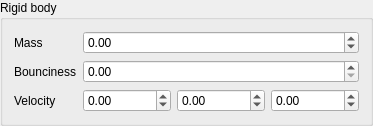
<?xml version="1.0" encoding="UTF-8"?>
<ui version="4.0">
 <class>RigidBodyComp</class>
 <widget class="ComponentGroup&lt;Raz::RigidBody&gt;" name="RigidBodyComp">
  <property name="windowTitle">
   <string>Rigid body</string>
  </property>
  <property name="title">
   <string>Rigid body</string>
  </property>
  <layout class="QFormLayout" name="rigidBodyLayout">
   <item row="0" column="0">
    <widget class="QLabel" name="massLabel">
     <property name="text">
      <string>Mass</string>
     </property>
    </widget>
   </item>
   <item row="0" column="1">
    <widget class="ValuePicker" name="mass">
     <property name="minimum">
      <double>-340282346638528859811704183484516925440.000000000000000</double>
     </property>
     <property name="maximum">
      <double>340282346638528859811704183484516925440.000000000000000</double>
     </property>
     <property name="singleStep">
      <double>1.000000000000000</double>
     </property>
    </widget>
   </item>
   <item row="1" column="0">
    <widget class="QLabel" name="bouncinessLabel">
     <property name="text">
      <string>Bounciness</string>
     </property>
    </widget>
   </item>
   <item row="1" column="1">
    <widget class="ValuePicker" name="bounciness">
     <property name="maximum">
      <double>1.000000000000000</double>
     </property>
     <property name="singleStep">
      <double>0.050000000000000</double>
     </property>
    </widget>
   </item>
   <item row="2" column="0">
    <widget class="QLabel" name="velocityLabel">
     <property name="text">
      <string>Velocity</string>
     </property>
    </widget>
   </item>
   <item row="2" column="1">
    <layout class="QHBoxLayout" name="velocityLayout">
     <item>
      <widget class="ValuePicker" name="velocityX">
       <property name="minimum">
        <double>-340282346638528859811704183484516925440.000000000000000</double>
       </property>
       <property name="maximum">
        <double>340282346638528859811704183484516925440.000000000000000</double>
       </property>
      </widget>
     </item>
     <item>
      <widget class="ValuePicker" name="velocityY">
       <property name="minimum">
        <double>-340282346638528859811704183484516925440.000000000000000</double>
       </property>
       <property name="maximum">
        <double>340282346638528859811704183484516925440.000000000000000</double>
       </property>
      </widget>
     </item>
     <item>
      <widget class="ValuePicker" name="velocityZ">
       <property name="minimum">
        <double>-340282346638528859811704183484516925440.000000000000000</double>
       </property>
       <property name="maximum">
        <double>340282346638528859811704183484516925440.000000000000000</double>
       </property>
      </widget>
     </item>
    </layout>
   </item>
  </layout>
 </widget>
 <customwidgets>
  <customwidget>
   <class>ComponentGroup&lt;Raz::RigidBody&gt;</class>
   <extends>QGroupBox</extends>
   <header>RaZor/Interface/ComponentGroup.hpp</header>
  </customwidget>
  <customwidget>
   <class>ValuePicker</class>
   <extends>QDoubleSpinBox</extends>
   <header>RaZor/Interface/ValuePicker.hpp</header>
  </customwidget>
 </customwidgets>
 <resources/>
 <connections/>
</ui>
